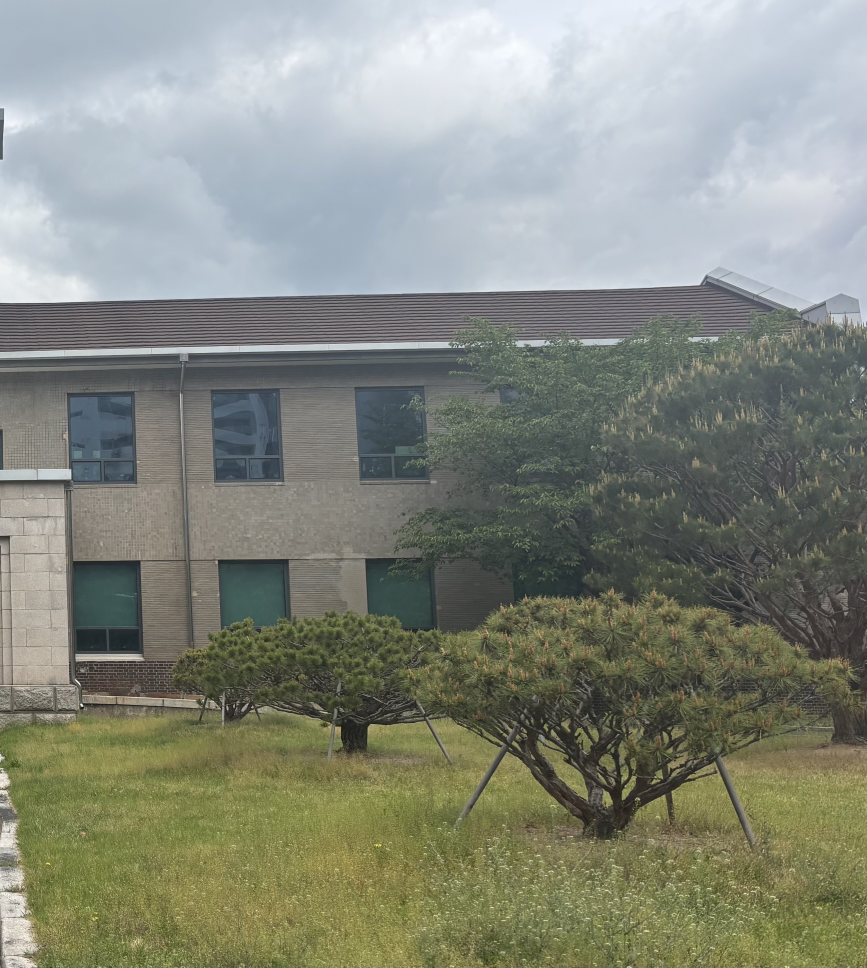
#> input picture assets/img1.jpg, 2601 x 2903 px, found by its file name (shown at 1/3 size)
$ python image_stitching.py img1.jpg img2.jpg img3.jpg
#> lines starting #> are read from the running program, lines starting #| are printed output that depends on the picture; pictures that were not available may be replaced by others from this repository, and a replacement may not be noted
import cv2
import numpy as np
import os
import sys
import argparse
import glob


# 1. 특징점 검출 및 매칭

def detect_and_match(img1, img2, ratio_thresh=0.75):
    sift = cv2.SIFT_create()
    kp1, des1 = sift.detectAndCompute(img1, None)
    kp2, des2 = sift.detectAndCompute(img2, None)

    if des1 is None or des2 is None or len(kp1) < 4 or len(kp2) < 4:
        return None, None

    # FLANN기반 매처 설정
    index_params = dict(algorithm=1, trees=5)  # FLANN_INDEX_KDTREE
    search_params = dict(checks=50)
    flann = cv2.FlannBasedMatcher(index_params, search_params)
    raw_matches = flann.knnMatch(des1, des2, k=2)

    # Lowe's ratio test로 오매칭 제거
    good = []
    for m_n in raw_matches:
        if len(m_n) == 2:
            m, n = m_n
            if m.distance < ratio_thresh * n.distance:
                good.append(m)

    if len(good) < 4:
        return None, None

    pts1 = np.float32([kp1[m.queryIdx].pt for m in good])
    pts2 = np.float32([kp2[m.trainIdx].pt for m in good])
    return pts1, pts2


# 2. 호모그래피 추정 (RANSAC)

def estimate_homography(pts1, pts2, ransac_thresh=4.0):
    if pts1 is None or len(pts1) < 4:
        return None
    H, mask = cv2.findHomography(pts1, pts2, cv2.RANSAC, ransac_thresh)
    if H is None:
        return None
    inliers = int(mask.sum()) if mask is not None else 0
    print(f"  [Homography] Inliers: {inliers}/{len(pts1)}")
    return H


# 3. 멀테밴드 블렌딩

def build_gaussian_pyramid(img, levels):
    gp = [img.astype(np.float32)]
    for _ in range(levels - 1):
        img = cv2.pyrDown(img)
        gp.append(img.astype(np.float32))
    return gp


def build_laplacian_pyramid(img, levels):
    gp = build_gaussian_pyramid(img, levels)
    lp = []
    for i in range(levels - 1):
        up = cv2.pyrUp(gp[i + 1], dstsize=(gp[i].shape[1], gp[i].shape[0]))
        lap = gp[i].astype(np.float32) - up.astype(np.float32)
        lp.append(lap)
    lp.append(gp[-1].astype(np.float32))
    return lp


def multiband_blend(img1, img2, mask1, mask2, levels=5):

    h = max(img1.shape[0], img2.shape[0])
    w = max(img1.shape[1], img2.shape[1])

    def pad(img, th, tw):
        out = np.zeros((th, tw, img.shape[2]), dtype=np.float32)
        out[:img.shape[0], :img.shape[1]] = img.astype(np.float32)
        return out

    def pad_mask(m, th, tw):
        out = np.zeros((th, tw), dtype=np.float32)
        out[:m.shape[0], :m.shape[1]] = m.astype(np.float32)
        return out

    i1 = pad(img1, h, w)
    i2 = pad(img2, h, w)
    m1 = pad_mask(mask1, h, w)
    m2 = pad_mask(mask2, h, w)

    # 가중치 정규화
    total = m1 + m2 + 1e-8
    w1 = m1 / total
    w2 = m2 / total

    lp1 = build_laplacian_pyramid(i1, levels)
    lp2 = build_laplacian_pyramid(i2, levels)
    gp_w1 = build_gaussian_pyramid(w1, levels)
    gp_w2 = build_gaussian_pyramid(w2, levels)

    blended_lp = []
    for la, lb, wa, wb in zip(lp1, lp2, gp_w1, gp_w2):
        if la.ndim == 3:
            wa = wa[..., np.newaxis]
            wb = wb[..., np.newaxis]
        blended_lp.append(la * wa + lb * wb)

    # 블렌딩된 라플라시안 피라미드로 이미지 복원
    result = blended_lp[-1]
    for lap in reversed(blended_lp[:-1]):
        result = cv2.pyrUp(result, dstsize=(lap.shape[1], lap.shape[0]))
        result = result + lap

    result = np.clip(result, 0, 255).astype(np.uint8)
    return result[:h, :w]


# 4. 이미지 워핑 및 스티칭

def warp_and_stitch(base, new_img, H):

    h1, w1 = base.shape[:2]
    h2, w2 = new_img.shape[:2]

    # 워핑 후 new_img의 네 꼭짓점 좌표 계산
    corners_new = np.float32([[0, 0], [w2, 0], [w2, h2], [0, h2]]).reshape(-1, 1, 2)
    warped_corners = cv2.perspectiveTransform(corners_new, H)

    # base 이미지 꼭짓점과 합쳐서 출력 캔버스 크기 결정
    corners_base = np.float32([[0, 0], [w1, 0], [w1, h1], [0, h1]]).reshape(-1, 1, 2)
    all_corners = np.concatenate([corners_base, warped_corners], axis=0)

    x_min, y_min = np.int32(all_corners.min(axis=0).ravel() - 0.5)
    x_max, y_max = np.int32(all_corners.max(axis=0).ravel() + 0.5)

    tx, ty = -x_min, -y_min
    translation = np.array([[1, 0, tx], [0, 1, ty], [0, 0, 1]], dtype=np.float64)

    out_w = x_max - x_min
    out_h = y_max - y_min

    # new_img 워핑
    warped_new = cv2.warpPerspective(new_img, translation @ H, (out_w, out_h))
    warped_new_mask = cv2.warpPerspective(
        np.ones((h2, w2), dtype=np.float32), translation @ H, (out_w, out_h)
    )

    # base 이미지를 캔버스에 배치
    base_canvas = np.zeros((out_h, out_w, 3), dtype=np.uint8)
    base_canvas[ty:ty + h1, tx:tx + w1] = base
    base_mask = np.zeros((out_h, out_w), dtype=np.float32)
    base_mask[ty:ty + h1, tx:tx + w1] = 1.0

    # 멀티밴드 블렌딩으로 합성
    result = multiband_blend(base_canvas, warped_new, base_mask, warped_new_mask, levels=5)
    return result


# 5. 이미지 순서 결정

def order_images(images):

    n = len(images)
    if n <= 1:
        return list(range(n)), [None]

    # 모든 이미지 쌍의 매칭 수 행렬 계산
    match_count = np.zeros((n, n), dtype=int)
    print("Computing pairwise matches for ordering...")
    for i in range(n):
        for j in range(i + 1, n):
            p1, p2 = detect_and_match(
                cv2.cvtColor(images[i], cv2.COLOR_BGR2GRAY),
                cv2.cvtColor(images[j], cv2.COLOR_BGR2GRAY),
            )
            cnt = len(p1) if p1 is not None else 0
            match_count[i][j] = cnt
            match_count[j][i] = cnt

    # 총 매칭 수가 가장 많은 이미지를 시작점으로 선택 (중앙에 가까운 이미지)
    start = int(np.argmax(match_count.sum(axis=1)))
    ordered = [start]
    remaining = list(range(n))
    remaining.remove(start)

    while remaining:
        last = ordered[-1]
        best = max(remaining, key=lambda j: match_count[last][j])
        ordered.append(best)
        remaining.remove(best)

    return ordered


# 6. 메인 스티칭 파이프라인

def stitch_images(image_paths, output_path="panorama.jpg"):
    print(f"\n{'='*50}")
    print(f"PanoramaForge - Loading {len(image_paths)} images")
    print(f"{'='*50}")

    images = []
    for p in image_paths:
        img = cv2.imread(p)
        if img is None:
            print(f"  [WARN] Cannot read: {p}")
            continue
        # 처리 속도를 위해 큰 이미지는 리사이즈
        max_dim = 1200
        h, w = img.shape[:2]
        if max(h, w) > max_dim:
            scale = max_dim / max(h, w)
            img = cv2.resize(img, (int(w * scale), int(h * scale)))
        images.append(img)
        print(f"  Loaded: {p} ({img.shape[1]}x{img.shape[0]})")

    if len(images) < 2:
        print("ERROR: Need at least 2 valid images.")
        return None

    # 스티칭 순서 결정
    order = order_images(images)
    print(f"\nImage order: {order}")

    # 매칭용 그레이스케일 변환
    grays = [cv2.cvtColor(img, cv2.COLOR_BGR2GRAY) for img in images]

    # 첫 번째 이미지를 기준 파노라마로 설정
    panorama = images[order[0]]
    print(f"\nStarting with image index {order[0]}")

    for i in range(1, len(order)):
        idx = order[i]
        prev_idx = order[i - 1]
        print(f"\n[Step {i}] Stitching image {idx} onto panorama...")

        # 현재 파노라마와 새 이미지 간의 특징점 매칭
        gray_pano = cv2.cvtColor(panorama, cv2.COLOR_BGR2GRAY)
        gray_new = grays[idx]

        pts_pano, pts_new = detect_and_match(gray_pano, gray_new)

        if pts_pano is None:
            print(f"  [WARN] Not enough matches for image {idx}, skipping.")
            continue

        print(f"  Matches found: {len(pts_pano)}")

        # 호모그래피 추정: new_img -> 파노라마 좌표계
        H = estimate_homography(pts_new, pts_pano)
        if H is None:
            print(f"  [WARN] Homography failed for image {idx}, skipping.")
            continue

        panorama = warp_and_stitch(panorama, images[idx], H)
        print(f"  Panorama size: {panorama.shape[1]}x{panorama.shape[0]}")

    # 검은 테두리 제거
    panorama = crop_black_border(panorama)

    cv2.imwrite(output_path, panorama)
    print(f"\n{'='*50}")
    print(f"Panorama saved: {output_path}  ({panorama.shape[1]}x{panorama.shape[0]})")
    print(f"{'='*50}\n")
    return panorama


def crop_black_border(img):
    gray = cv2.cvtColor(img, cv2.COLOR_BGR2GRAY)
    _, thresh = cv2.threshold(gray, 1, 255, cv2.THRESH_BINARY)
    contours, _ = cv2.findContours(thresh, cv2.RETR_EXTERNAL, cv2.CHAIN_APPROX_SIMPLE)
    if not contours:
        return img
    x, y, w, h = cv2.boundingRect(max(contours, key=cv2.contourArea))
    return img[y:y + h, x:x + w]

# 7. 데모: 테스트용 이미지 자동 생성

def generate_test_images(output_dir="test_images"):
    os.makedirs(output_dir, exist_ok=True)
    # 넓은 합성 장면 생성
    wide = np.zeros((400, 1200, 3), dtype=np.uint8)
    # 배경 그라디언트
    for x in range(1200):
        wide[:, x] = [int(x * 0.2), int(x * 0.05), int(200 - x * 0.15)]
    # 랜드마크 역할의 도형 추가
    cv2.rectangle(wide, (100, 100), (200, 300), (255, 100, 50), -1)
    cv2.circle(wide, (400, 200), 80, (50, 255, 100), -1)
    cv2.rectangle(wide, (600, 80), (750, 320), (100, 50, 255), -1)
    cv2.circle(wide, (900, 200), 70, (255, 255, 50), -1)
    cv2.rectangle(wide, (1050, 120), (1150, 280), (50, 200, 255), -1)
    # 노이즈 추가
    noise = np.random.randint(0, 30, wide.shape, dtype=np.uint8)
    wide = cv2.add(wide, noise)

    paths = []
    # 40% 오버랩으로 3장의 스트립 생성
    overlap = 160
    strip_w = 480
    for i in range(3):
        start = i * (strip_w - overlap)
        end = start + strip_w
        strip = wide[:, start:min(end, 1200)]
        path = os.path.join(output_dir, f"test_{i+1}.jpg")
        cv2.imwrite(path, strip)
        paths.append(path)
        print(f"  Generated: {path}")
    return paths


# 8. CLI 진입점

def main():
    parser = argparse.ArgumentParser(
        description="PanoramaForge - Automatic Image Stitching",
        formatter_class=argparse.RawDescriptionHelpFormatter,
        epilog="""
Examples:
  python image_stitching.py img1.jpg img2.jpg img3.jpg
  python image_stitching.py --dir ./my_photos --output panorama.jpg
  python image_stitching.py --demo
        """
    )
    parser.add_argument("images", nargs="*", help="Input image files")
    parser.add_argument("--dir", type=str, help="Directory containing images")
    parser.add_argument("--output", type=str, default="panorama.jpg", help="Output file path")
    parser.add_argument("--demo", action="store_true", help="Run demo with synthetic images")

    args = parser.parse_args()

    if args.demo:
        print("Generating demo test images...")
        paths = generate_test_images()
    elif args.dir:
        exts = ["*.jpg", "*.jpeg", "*.png", "*.bmp"]
        paths = []
        for ext in exts:
            paths.extend(sorted(glob.glob(os.path.join(args.dir, ext))))
        if not paths:
            print(f"No images found in: {args.dir}")
            sys.exit(1)
    elif args.images:
        paths = args.images
    else:
        print("No input specified. Run with --demo or provide image paths.")
        parser.print_help()
        sys.exit(1)

    if len(paths) < 2:
        print("ERROR: Need at least 2 images to stitch.")
        sys.exit(1)

    result = stitch_images(paths, args.output)
#> in stitch_images, img is the input picture: shape (2903, 2601, 3); mean B, G, R 126.3, 138, 133.9
#|   Loaded: img1.jpg (1075x1200)
#> in order_images, `n = len(images)`: n = 3
#> the loop in order_images, `for i in range(n):` made 3 passes
#> after the loop in order_images, `for i in range(n):`: match_count = [[0, 18, 4148], [18, 0, 61], [4148, 61, 0]]
#> in order_images, `start = int(np.argmax(match_count.sum(axis=1)))`: start = 2
#> in order_images, `ordered = [start]`: ordered = [2]
#> the loop in order_images, `while remaining:` made 2 passes
#> (last, best) on passes 1 to 2: (2, 0), (0, 1)
#> after the loop in order_images, `while remaining:`: ordered = [2, 0, 1]; remaining = []
#> in stitch_images, `order = order_images(images)`: order = [2, 0, 1]
#| Image order: [2, 0, 1]
#> in stitch_images, `grays = [cv2.cvtColor(img, cv2.COLOR_BGR2GRAY) for img in images]`: grays = 3 items
#| Starting with image index 2
#> the loop in stitch_images, `for i in range(1, len(order)):` made 2 passes
#> (idx, prev_idx, index_params in detect_and_match, search_params in detect_and_match, raw_matches in detect_and_match, inliers in estimate_homography, h1 in warp_and_stitch) on pass 1: (0, 2, {'algorithm': 1, 'trees': 5}, {'checks': 50}, 4148 matches, 4148, 1200)
#> (idx, prev_idx, index_params in detect_and_match, search_params in detect_and_match, raw_matches in detect_and_match, inliers in estimate_homography, h1 in warp_and_stitch) on pass 2: (1, 0, {'algorithm': 1, 'trees': 5}, {'checks': 50}, 4148 matches, 5, 1200)
#> (printed output is left out)
#> pass 1, in stitch_images, `gray_pano = cv2.cvtColor(panorama, cv2.COLOR_BGR2GRAY)`:
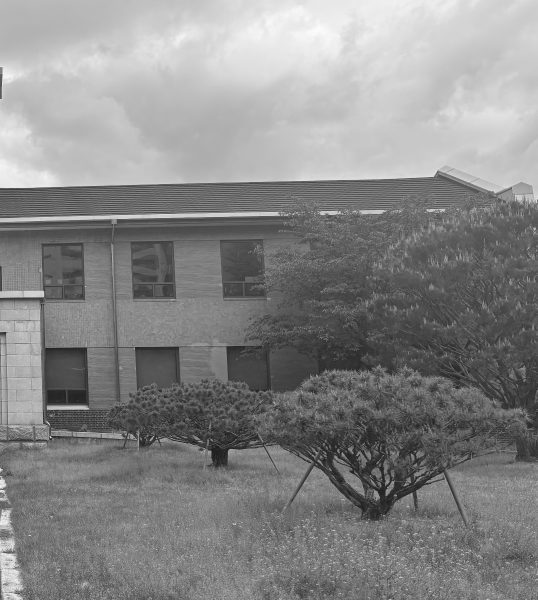
#> gray_pano: shape (1200, 1075) (shown at 1/2 size); min 12, max 253, mean 135.4
#> after the loop in stitch_images, `for i in range(1, len(order)):`:
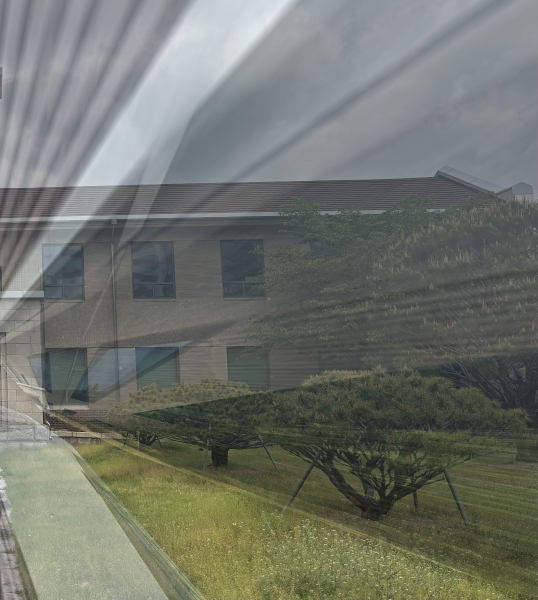
#> panorama: shape (1200, 1075, 3) (shown at 1/2 size); mean B, G, R 107.2, 115.6, 111.7
#> in crop_black_border, `gray = cv2.cvtColor(img, cv2.COLOR_BGR2GRAY)`:
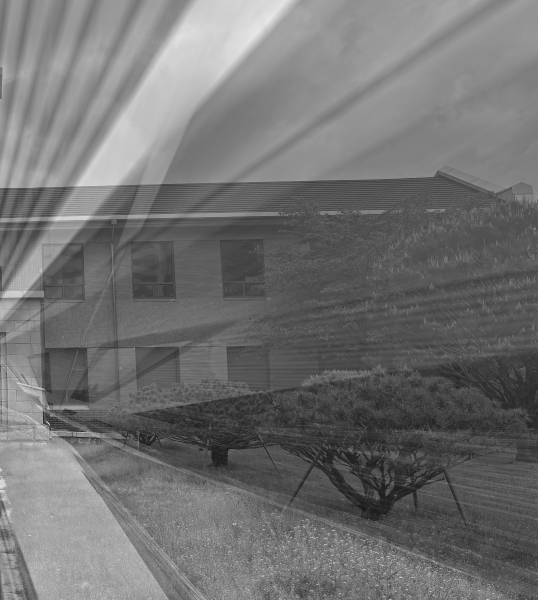
#> gray: shape (1200, 1075) (shown at 1/2 size); min 9, max 246, mean 113.5
#> in crop_black_border, `_, thresh = cv2.threshold(gray, 1, 255, cv2.THRESH_BINARY)`: thresh: shape (1200, 1075); every value is 255
#> in crop_black_border, `contours, _ = cv2.findContours(thresh, cv2.RETR_EXTERNAL, cv2.CHAIN_AP..`: contours = [[[0, 0], [0, 1199], [1074, 1199], [1074, 0]]]
#> in crop_black_border, `x, y, w, h = cv2.boundingRect(max(contours, key=cv2.contourArea))`: x = 0; w = 1075; h = 1200
#| Panorama saved: panorama.jpg  (1075x1200)

    if result is not None:

        cv2.imshow("PanoramaForge - Result", result)
        print("Press any key to exit...")
        cv2.waitKey(0)
        cv2.destroyAllWindows()


if __name__ == "__main__":
    main()
